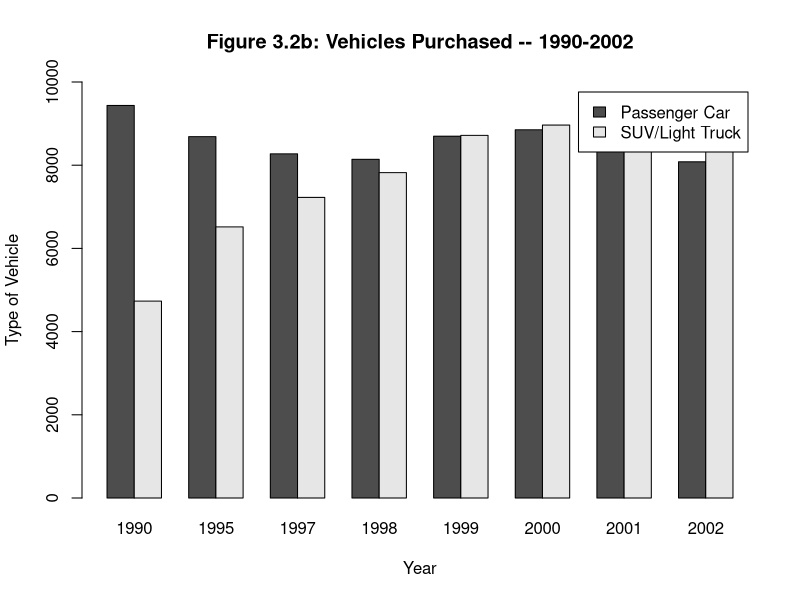

The R script that drew this image:
carTypes = c("Passenger Car",   "SUV/Light Truck")
years <- c(1990, 1995, 1997, 1998, 1999, 2000, 2001, 2002)
carPurchases.PassengerCar <- c(9436, 8687, 8273, 8142, 8697, 8852, 8422, 8082)
carPurchases.SUVLightTruck <- c(4733, 6517, 7226, 7821, 8717, 8965, 9050, 9036)
carPurchaseMatrix <- rbind(carPurchases.PassengerCar, carPurchases.SUVLightTruck)
colnames(carPurchaseMatrix) <- years
rownames(carPurchaseMatrix) <- carTypes
barplot(carPurchaseMatrix, beside = T, main = "Figure 3.2b: Vehicles Purchased -- 1990-2002", 
        xlab = "Year", ylab = "Type of Vehicle", ylim = c(0, 10000), 
        legend.text = rownames(carPurchaseMatrix))


